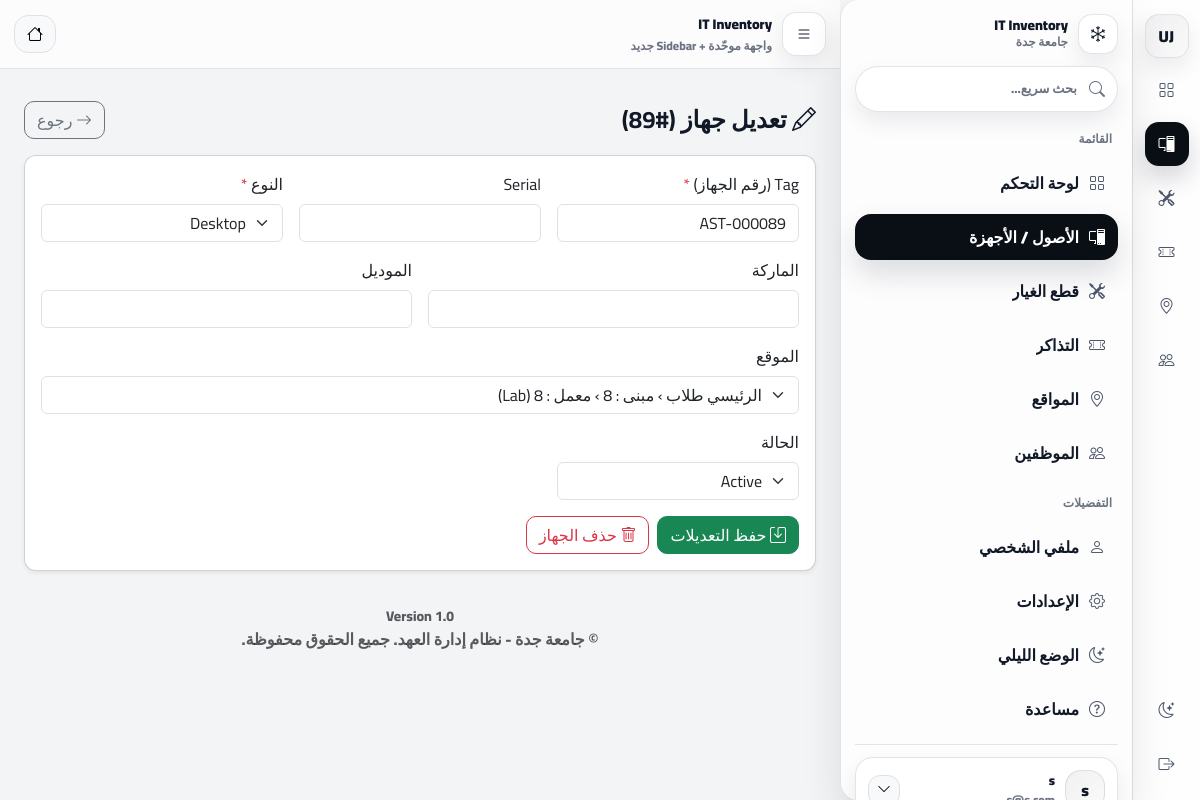
The page /index.php?page=assets/edit&id=89 (signed in) on the database its author committed.
### tables this page shows
CREATE TABLE `assets` (
  `id` int(11) NOT NULL,
  `asset_tag` varchar(50) NOT NULL,
  `serial_no` varchar(100) NOT NULL,
  `mac_address` varchar(32) DEFAULT NULL,
  `host_name` varchar(100) DEFAULT NULL,
  `brand` varchar(50) NOT NULL,
  `model` varchar(50) NOT NULL,
  `type` varchar(50) NOT NULL,
  `status` varchar(20) DEFAULT 'Active',
  `location_id` int(11) DEFAULT NULL,
  `assigned_to` int(11) DEFAULT NULL,
  `created_by` int(11) NOT NULL,
  `created_at` datetime DEFAULT current_timestamp(),
  `purchase_date` date DEFAULT NULL,
  `warranty_expiry` date DEFAULT NULL,
  `notes` text DEFAULT NULL
);

### app/controllers/AssetsController.php (called while the page is built, shortened)
<?php
class AssetsController extends Controller{
  private $assetModel;
  private $locationModel;
  public function __construct()
  {
    $this->assetModel    = $this->model('Asset');
    $this->locationModel = $this->model('Location');
  }
  public function edit($id = null){
    if (empty($id)) {
      $id = isset($_GET['id']) ? (int)$_GET['id'] : 0;
    }
    $assetId = (int)$id;
    $asset = method_exists($this->assetModel, 'getAssetById') ? $this->assetModel->getAssetById($assetId) : null;
    $locationsAll = method_exists($this->locationModel, 'getAll') ? $this->locationModel->getAll() : [];
    [$childrenMap, $parentMap] = $this->buildLocationMaps($locationsAll);
    $addableLocationIds = $this->getAddableLocationIdsForUser();
    if (is_array($addableLocationIds)) {
      $addableLocationIds = $this->expandIdsWithDescendants($addableLocationIds, $childrenMap);
    }
    $locationsForEdit = $locationsAll;
    if (is_array($addableLocationIds)) {
      $locationsForEdit = array_values(array_filter($locationsAll, function ($loc) use ($addableLocationIds) {
        return in_array((int)$loc->id, $addableLocationIds, true);
      }));
    }
    $users_list = [];
    $data = [
      'id'          => $assetId,
      'asset_tag'   => $asset->asset_tag ?? '',
      'serial_no'   => $asset->serial_no ?? '',
      'brand'       => $asset->brand ?? '',
      'model'       => $asset->model ?? '',
      'type'        => $asset->type ?? '',
      'location_id' => $asset->location_id ?? '',
      'assigned_to' => $asset->assigned_to ?? '',
      'status'      => $asset->status ?? 'Active',
      'users_list'  => $users_list,
      'locations'   => $locationsForEdit
    ];
    $this->view('assets/edit', $data);
  }
  private function getAddableLocationIdsForUser()
  {
    $role = function_exists('currentRole') ? currentRole() : ($_SESSION['user_role'] ?? 'user');
    $uid = (int)($_SESSION['user_id'] ?? 0);
    try {
      $db = new Database();
      $db->query("
        SELECT DISTINCT location_id
        FROM locations_permissions
        WHERE (user_id = :uid OR role = :role)
          AND (can_manage=1 OR can_add_children=1)
      ");
      $db->bind(':uid', $uid);
      $db->bind(':role', $role);
      $rows = $db->resultSet();
      $ids = [];
      foreach ($rows as $r) $ids[] = (int)$r->location_id;
      return array_values(array_unique($ids));
    } catch (Exception $e) {
      return [];
    }
  }
  private function buildLocationMaps($locations)
  {
    $childrenMap = [];
    $parentMap = [];
    foreach ($locations as $l) {
      $id = (int)$l->id;
      $pid = !empty($l->parent_id) ? (int)$l->parent_id : 0;
      $parentMap[$id] = $pid;
      if (!isset($childrenMap[$pid])) $childrenMap[$pid] = [];
      $childrenMap[$pid][] = $id;
    }
    return [$childrenMap, $parentMap];
  }
  private function getDescendants($rootId, $childrenMap)
  {
    $rootId = (int)$rootId;
    $out = [];
    $queue = [$rootId];
    while (!empty($queue)) {
      $cur = array_shift($queue);
      if (!isset($childrenMap[$cur])) continue;
      foreach ($childrenMap[$cur] as $child) {
        $out[] = (int)$child;
        $queue[] = (int)$child;
      }
    }
    return array_values(array_unique($out));
  }
  private function expandIdsWithDescendants($ids, $childrenMap)
  {
    $set = [];
    foreach ($ids as $id) {
      $id = (int)$id;
      $set[$id] = true;
      foreach ($this->getDescendants($id, $childrenMap) as $d) {
        $set[(int)$d] = true;
      }
    }
    return array_map('intval', array_keys($set));
  }
}

### app/libraries/Database.php (called while the page is built, shortened)
<?php
class Database {
    private $host = 'localhost';
    private $user = 'root';
    private $pass = '';
    private $dbname = 'it_inventory';
    private $dbh;
    private $stmt;
    public function __construct() {
        $dsn = 'mysql:host=' . $this->host . ';dbname=' . $this->dbname;
        $options = array(
            PDO::ATTR_PERSISTENT => true,
            PDO::ATTR_ERRMODE => PDO::ERRMODE_EXCEPTION
        );
        try {
            $this->dbh = new PDO($dsn, $this->user, $this->pass, $options);
        } catch(PDOException $e) {
            $this->error = $e->getMessage();
            echo $this->error;
        }
    }
    public function query($sql) {
        $this->stmt = $this->dbh->prepare($sql);
    }
    public function bind($param, $value, $type = null) {
        if (is_null($type)) {
            switch (true) {
                case is_int($value):
                    $type = PDO::PARAM_INT;
                    break;
                default:
                    $type = PDO::PARAM_STR;
            }
        }
        $this->stmt->bindValue($param, $value, $type);
    }
    public function execute() {
        return $this->stmt->execute();
    }
    public function resultSet() {
        $this->execute();
        return $this->stmt->fetchAll(PDO::FETCH_OBJ);
    }
    public function single() {
        $this->execute();
        return $this->stmt->fetch(PDO::FETCH_OBJ);
    }
}

### app/models/Asset.php (called while the page is built, shortened)
<?php
class Asset
{
  private $db;
  public function __construct()
  {
    $this->db = new Database();
  }
  public function getAssetById($id)
  {
    $sql = "
      SELECT assets.*,
             locations.name_ar as location_name,
             users.name as assigned_name,
             users.email as assigned_email
      FROM assets
      LEFT JOIN locations ON assets.location_id = locations.id
      LEFT JOIN users ON assets.assigned_to = users.id
      WHERE assets.id = :id
      LIMIT 1
    ";
    $this->db->query($sql);
    $this->db->bind(':id', (int)$id);
    return $this->db->single();
  }
}

### app/models/Location.php (called while the page is built, shortened)
<?php
class Location
{
  private $db;
  public function __construct()
  {
    $this->db = new Database();
  }
  public function getAll()
  {
    $this->db->query("SELECT * FROM locations ORDER BY type, name_ar");
    return $this->db->resultSet();
  }
}

### app/views/assets/edit.php (the view, shortened to what this page needs)
<?php require APPROOT . '/views/inc/header.php'; ?>
<div class="container-fluid wrap py-3">
  <?php
    $locations = $data['locations'] ?? [];
    $locById = [];
    foreach ($locations as $loc) { $locById[$loc->id] = $loc; }
    if (!function_exists('buildLocationPath')) {
      function buildLocationPath($loc, $locById) {
        $parts = [ $loc->name_ar ?? ('موقع#'.$loc->id) ];
        $current = $loc;
        while (!empty($current->parent_id) && isset($locById[$current->parent_id])) {
          $current = $locById[$current->parent_id];
          array_unshift($parts, $current->name_ar ?? ('موقع#'.$current->id));
        }
        return implode(' › ', $parts);
      }
    }
    $allowedTypes = ['Laptop','Desktop','Printer','Monitor','Server','Network','Other'];
    $statuses = ['Active','Broken','Repair','Retired','Lost'];
  ?>
  <div class="d-flex align-items-center justify-content-between flex-wrap gap-2">
    <h4 class="m-0 fw-bold"><i class="bi bi-pencil"></i> تعديل جهاز (#<?= (int)($data['id'] ?? 0) ?>)</h4>
    <a class="btn btn-outline-secondary btn-round" href="index.php?page=assets/index">
      <i class="bi bi-arrow-right"></i> رجوع
    </a>
  </div>
  <div class="card shadow-sm mt-3">
    <div class="card-body">
      <form method="post" action="index.php?page=assets/edit&id=<?= (int)($data['id'] ?? 0) ?>">
        <div class="row g-3">
          <div class="col-12 col-lg-4">
            <label class="form-label">Tag (رقم الجهاز) <span class="text-danger">*</span></label>
            <input class="form-control" name="asset_tag" required
                   value="<?= htmlspecialchars($data['asset_tag'] ?? '') ?>">
          </div>
          <div class="col-12 col-lg-4">
            <label class="form-label">Serial</label>
            <input class="form-control" name="serial_no"
                   value="<?= htmlspecialchars($data['serial_no'] ?? '') ?>">
          </div>
          <div class="col-12 col-lg-4">
            <label class="form-label">النوع <span class="text-danger">*</span></label>
            <select class="form-select" name="type" required>
              <?php foreach ($allowedTypes as $t): ?>
                <option value="<?= htmlspecialchars($t) ?>" <?= (($data['type'] ?? '') === $t) ? 'selected' : '' ?>>
                  <?= htmlspecialchars($t) ?>
                </option>
              <?php endforeach; ?>
            </select>
          </div>
          <div class="col-12 col-lg-6">
            <label class="form-label">الماركة</label>
            <input class="form-control" name="brand"
                   value="<?= htmlspecialchars($data['brand'] ?? '') ?>">
          </div>
          <div class="col-12 col-lg-6">
            <label class="form-label">الموديل</label>
            <input class="form-control" name="model"
                   value="<?= htmlspecialchars($data['model'] ?? '') ?>">
          </div>
          <div class="col-12">
            <label class="form-label">الموقع</label>
            <select class="form-select" name="location_id" required>
              <?php foreach ($locations as $loc): ?>
                <?php
                  $label = buildLocationPath($loc, $locById);
                  $selected = (!empty($data['location_id']) && (int)$data['location_id'] === (int)$loc->id) ? 'selected' : '';
                ?>
                <option value="<?= (int)$loc->id ?>" <?= $selected ?>>
                  <?= htmlspecialchars($label) ?><?php if (!empty($loc->type)): ?> (<?= htmlspecialchars($loc->type) ?>)<?php endif; ?>
                </option>
              <?php endforeach; ?>
            </select>
          </div>
          <div class="col-12 col-lg-4">
            <label class="form-label">الحالة</label>
            <select class="form-select" name="status">
              <?php foreach ($statuses as $s): ?>
                <option value="<?= htmlspecialchars($s) ?>" <?= (($data['status'] ?? 'Active') === $s) ? 'selected' : '' ?>>
                  <?= htmlspecialchars($s) ?>
                </option>
              <?php endforeach; ?>
            </select>
          </div>
        </div>
        <div class="mt-3 d-flex gap-2 flex-wrap">
          <button class="btn btn-success btn-round" type="submit">
            <i class="bi bi-save"></i> حفظ التعديلات
          </button>
          <form method="post" action="index.php?page=assets/delete"
                onsubmit="return confirm('متأكد من حذف هذا الجهاز؟');">
            <button class="btn btn-outline-danger btn-round" type="submit">
              <i class="bi bi-trash"></i> حذف الجهاز
            </button>
          </form>
        </div>
      </form>
    </div>
  </div>
</div>
<?php require APPROOT . '/views/inc/footer.php'; ?>

### app/views/assets/edit.php (style rules this page uses)
.wrap { direction: rtl; text-align: right; }
.card { border-radius:12px; }
.btn-round { border-radius:10px !important; }

### app/views/layouts/footer.php (style rules this page uses)
:root { --uj-rail-w: 72px; }

### rows shown on the page
assets: id "89", asset_tag "AST-000089", type "Desktop", status "Active"

### other values the page prints
SITENAME "IT Inventory"
$userName "s"
form field location_id "الرئيسي طلاب › مبنى : 8 › معمل : 8 (Lab)"
